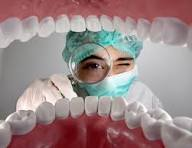
#> input picture images.jpeg, 192 x 148 px
$ python pg14.py
#> lines starting #> are read from the running program, lines starting #| are printed output that depends on the picture
import cv2
import numpy as np

# Load the image
image = cv2.imread("images.jpeg")
#> image is the input picture: shape (148, 192, 3); mean B, G, R 135.6, 135.5, 155.7

# Get image dimensions
h, w = image.shape[:2]
#> h = 148; w = 192

# Define four points for Perspective Transformation
src_pts = np.float32([[0, 0], [w-1, 0], [0, h-1], [w-1, h-1]])
#> src_pts = [[0, 0], [191, 0], [0, 147], [191, 147]]
dst_pts = np.float32([[0, 0], [w-1, 50], [50, h-1], [w-50, h-50]])

# Compute the Perspective Transformation matrix
persp_matrix = cv2.getPerspectiveTransform(src_pts, dst_pts)

# Apply the transformation
persp_img = cv2.warpPerspective(image, persp_matrix, (w, h))
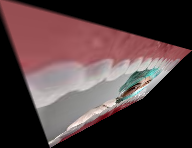
#> persp_img: shape (148, 192, 3); mean B, G, R 61.7, 60.7, 80.1

# Display the result
cv2.imshow("Perspective Transformation", persp_img)
cv2.waitKey(0)
cv2.destroyAllWindows()
